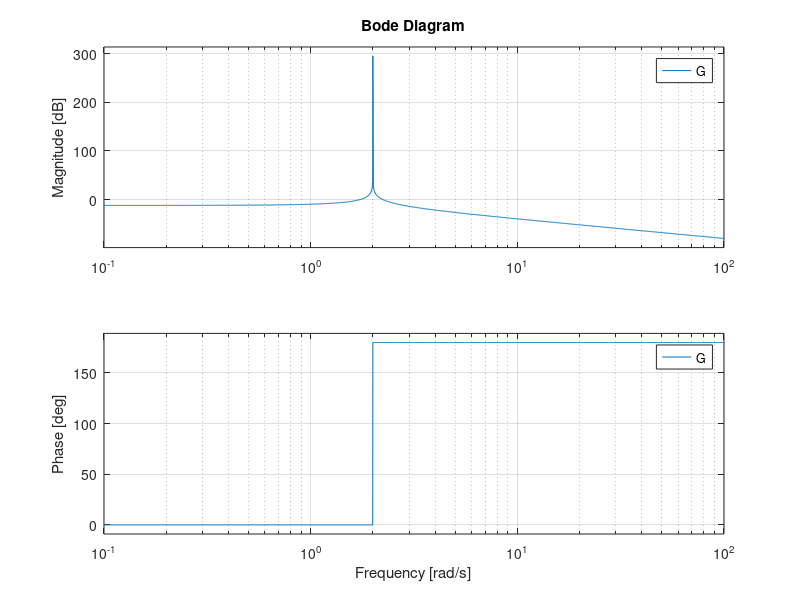
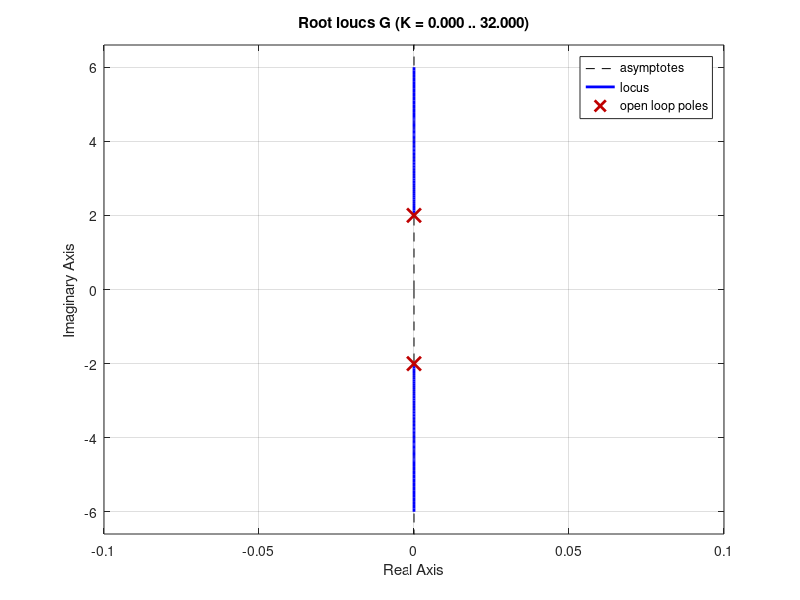
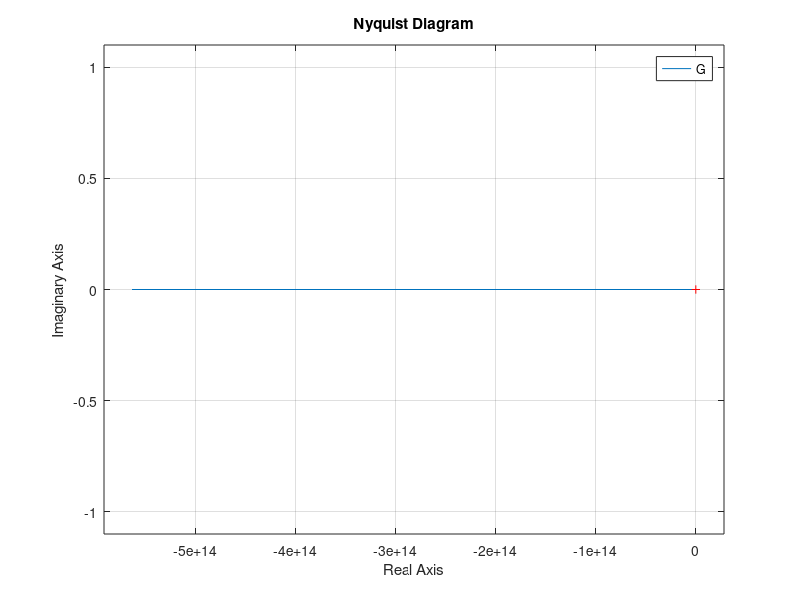

Recreate these plots in MATLAB, in order.
%% ECEN 4138 HW 10 problem 6.18
% Ian Faber

%% Housekeeping
clc; clear; close all;

%% Setup

s = tf('s');

G = 1/(s^2 + 4); % a

minreal(zpk(G))

%% Plotting
figure
bode(G)

figure
rlocus(G)

figure
nyquist(G)



